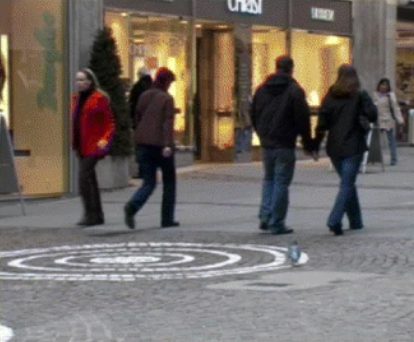
#> input picture data/people_test.png, 414 x 342 px
$ jupyter execute 'HOG SVM.ipynb'
#> lines starting #> are read from the running program, lines starting #| are printed output that depends on the picture; after the words box and inside, x2 and y2 are one past the last pixel; in counts of white or black regions, pixels touching at a corner belong together; long printed decimals are rounded
[cell 1]
import cv2
from matplotlib import pyplot as plt

[cell 2]
#1
src = cv2.imread('./data/people_test.png')
#> src is the input picture: shape (342, 414, 3); mean B, G, R 100, 106.4, 114.2
hog = cv2.HOGDescriptor()
hog.setSVMDetector(cv2.HOGDescriptor_getDefaultPeopleDetector())
#사람을 검출할 수 있는 Detector

[cell 3]
#2
loc1, weights1 = hog.detect(src) # object의 위치, 실제 object의 확률
#> loc1 = [[248, 120], [320, 120]]; weights1 = [0.243, 0.211]
print('len(loc1)=',len(loc1))
#| len(loc1)= 2
dst1 = src.copy()
w, h = hog.winSize
#실제 사이즈랑 맞지 않아 네모 박스가 이상하게 나옴
for pt in loc1:
    x, y = pt
    cv2.rectangle(dst1, (x, y), (x+w, y+h), (255,0,0),2)
#> this loop made 2 passes
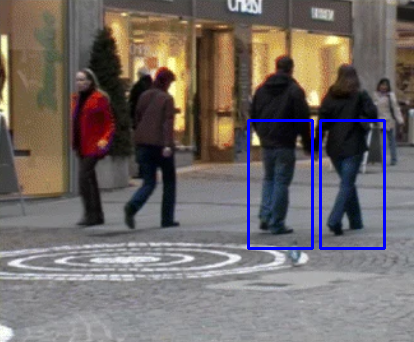
#> dst1: shape (342, 414, 3); 1.62% of pixels changed, all inside (x1, y1, x2, y2) = (247, 119, 386, 250)

dst1_rgb = cv2.cvtColor(dst1, cv2.COLOR_BGR2RGB)
plt.figure(figsize=(15,30))
plt.imshow(dst1_rgb)
plt.show()

[cell 4]
#3
dst2 = src.copy()
loc2, weights2 = hog.detectMultiScale(src)
#> loc2 = [[225, 44, 110, 219], [301, 68, 96, 191], [99, 29, 120, 239], [38, 43, 108, 217]]; weights2 = [2.59, 2.87, 2.12, 1.22]
print('len(loc2)=',len(loc2))
#| len(loc2)= 4
print(weights2)
#| [2.591 2.870 2.120 1.219 ]
for rect in loc2:
    x, y, w, h = rect
    cv2.rectangle(dst2, (x, y), (x+w, y+h), (0,255,0),2)
#> this loop made 4 passes
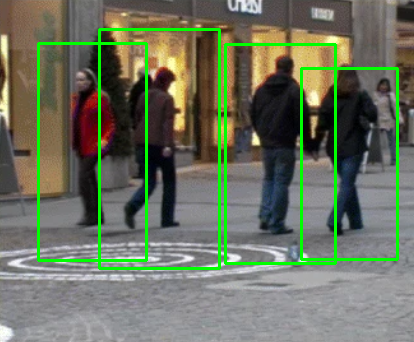
#> dst2: shape (342, 414, 3); 5.47% of pixels changed, all inside (x1, y1, x2, y2) = (37, 28, 399, 270)

dst2_rgb = cv2.cvtColor(dst2, cv2.COLOR_BGR2RGB)
plt.figure(figsize=(15,30))
plt.imshow(dst2_rgb)
plt.show()

#구석에 있는 여성은 찾지 못함.

[cell 5]
#4
dst3 = src.copy()
loc3, weights3 = hog.detectMultiScale(src, winStride=(1, 1), padding =(8, 8))
#> loc3 = [[350, 56, 64, 139], [297, 60, 102, 205], [222, 40, 114, 228], [98, 29, 119, 238], [39, 46, 107, 213]]; weights3 = [1.73, 3.78, 3.88, 2.46, 1.56]
print('len(loc3)=',len(loc3))
#| len(loc3)= 5
print('weights3=', weights3)
#| weights3= [1.731 3.776 3.884 2.460  1.563]
for i, rect in enumerate(loc3):
    x, y, w, h = rect
    if weights3[i]>0.5:
        cv2.rectangle(dst3, (x, y), (x+w, y+h), (0,0,255),2)
    else:
        cv2.rectangle(dst3, (x, y), (x+w, y+h), (255,0,0),2)
#> this loop made 5 passes
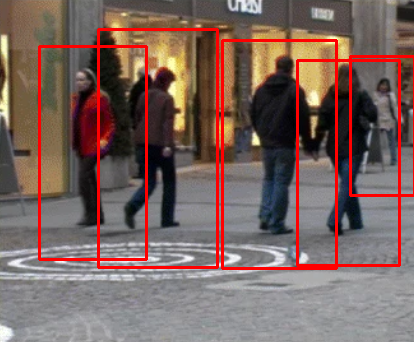
#> dst3: shape (342, 414, 3); 6.23% of pixels changed, all inside (x1, y1, x2, y2) = (38, 28, 414, 270)

dst3_rgb = cv2.cvtColor(dst3, cv2.COLOR_BGR2RGB)
plt.figure(figsize=(15,30))
plt.imshow(dst3_rgb)
plt.show()
